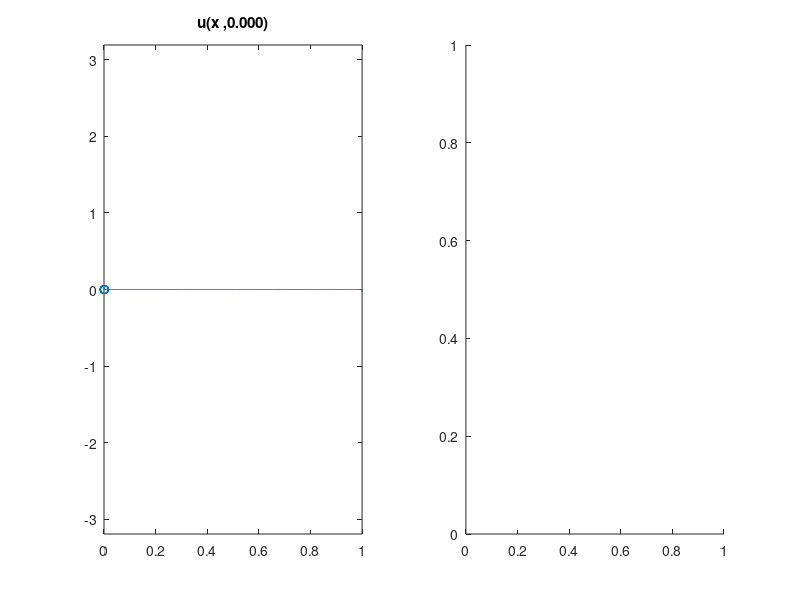

Source code (MATLAB): (Note: this script raises an error after producing the figure.)
%function Chafee_Infante(N1,T,nui,alphai,graph)
%Chafee-Infante eq. u_t - nu*u_xx = u - alpha*u^3
%basic constants defined by problem

%%%%%%%%%%%%%%%%%%%%%%%%%%%%%%%%%%%%%%%%%%%%%%%%%%%%%%%%%%%%%%%%%%%%%%%%%%%
%Solves Chafee-Infante equation using data assimilation on a uniform grid
%
%Meant to use loaded data from Data directory
%%%%%%%%%%%%%%%%%%%%%%%%%%%%%%%%%%%%%%%%%%%%%%%%%%%%%%%%%%%%%%%%%%%%%%%%%%%
% close all; clear all;
close all;
clear all;
global alpha nu x N;
%% Load Variables
% load('Data\2018.01.23.01.24.03.575.mat')
if( exist('T','var') == 0)
    alpha = .1;
    nu = .0001;
    dt = 0.01;
%     error = ;
    min_nodes = 10;
    L = 1;
    N = 2^12;
    mu = 50;
    seed = randi(10000);
    T = 100;
end

graph = true;
% graph = false;


%% Initialize other constants

dx = L/N;
x = linspace(0,L,N);
timesteps = ceil(T/dt);

%% Initial Conditions
% seed = randi(10000);
% fprintf('seed: %d\n', seed);
rng(seed);
a = (10^(0))*rand(1,N/4);
k = 1:1:N/4;
u_0 = zeros(1,N);
for i = 1:N/4
    u_0 = u_0 + (a(i)*sin(2*pi*k(i)*x));
end
u_0 = u_0/(norm(u_0)*sqrt(dx))*10^-3;


%% Plot Setup
%plot initial data and define plot
if(graph)
    figure
    subplot(1,2,1);
    h = plot(x,u_0);
    hold on;
%     h2 = plot(x,u_0);
    h2 = plot(x,zeros(1,N));
    y_amp = max([1.01/sqrt(alpha), 1e-2]);
    axis([0 L -y_amp y_amp]);
    set(h, 'XDataSource','x');
    set(h, 'YDataSource','u');
    set(h2, 'XDataSource','x');
    set(h2, 'YDataSource','v');
    title ( sprintf ('u(x ,%1.3f)',0 ));

%     drawnow;
    f = subplot(1,2,2);
end


% Convex Splitting Method
A = (nu/(dx^2))*gallery('tridiag',N-2,1,-2,1) + (1+2*alpha)*speye(N-2,N-2);
B = speye(N-2,N-2) - dt*A;

u = u_0';
t=0;
%% Sweeping Data Assimilation
global pass r vel
pass = 0;
r = 1;
% mu = 50;
nodes = min_nodes; %number of nodes
vel = nodes;
int_nodes = nodes;

i_nodes = 1:nodes;
x_nodes = x(i_nodes);

if(graph)
    subplot(1,2,1)
    h3 = scatter(x_nodes,zeros(1,length(x_nodes)));
    set(h3, 'XDataSource','x_nodes');
    set(h3, 'YDataSource','zeros(1,length(x_nodes))');
end
v = zeros(size(u));
%             error_DA(1) = norm(u_0);
ui = u(2:N-1);
vi = v(2:N-1);
%% Main Loop
% close all
% f = figure;
% line([N/4 N/4], [0 inf]);
% for k = 1:timesteps
%% Ramp up
offset = 0;
while(max(abs(u))<.9/sqrt(alpha)&&t<T)
    %solves pde
    offset = offset +1;
    t = t+dt;
    umv = u - v;
    %error_DA(k) = sqrt(dx)*norm(umv);
%     if(max(error_DA(k)>1e50))
%         return
%     end
%     Ih_umv = interp1(x_nodes,umv(i_nodes),x)';
%     Ih_umv(1) = []; Ih_umv(end) = [];

    ui = B\(ui.*(ones(N-2,1)+dt.*(alpha.*(-2-(ui.^2))))); %Convex Splitting Method
    
    u(2:N-1) = ui;
    
%% Graphing fft
if graph&&~ishghandle(f)&&~ishghandle(h)
    return
end
if (ishghandle(f)&&graph && mod(offset,100) == 0)
    subplot(1,2,1);
    refreshdata(h,'caller');
    refreshdata(h2,'caller');
    refreshdata(h3,'caller');
    refreshdata;
    title ( sprintf ('u(x ,%1.3f)',t ));
    %         drawnow;
    %
    subplot(1,2,2);
    u_hat = fft(u);
    loglog(abs(u_hat(1:N/2))/N);
    %         hold on;
    y1=get(gca,'ylim');
    line([N/4 N/4],[1e-20 1e10]);
    line([1e-0 N/4],[1e-15 1e-15]);
    axis([1,N/2,1e-20,1e5]);
    title ( sprintf ('Spectrum of u at time: %1.3f',t ));
    drawnow;
end
end
if t >= T
    close all;
    return
end
error_DA = zeros(1,timesteps-offset);

    %Error calculation
    %% Data Assimiliation
global vel r
vel = nodes;
for( k = 1:timesteps-offset)
    
        
    t = t+dt;
    umv = u - v;
    error_DA(k) = sqrt(dx)*norm(umv);
    if(max(error_DA(k)>1e50))
        return
    end
    [x_nodes, i_nodes] = updateNodes(i_nodes,v);
    Ih_umv = [zeros(1,i_nodes(1)-1),interp1(x_nodes,umv(i_nodes),x(i_nodes)),zeros(1,N-i_nodes(end))]';
%     Ih_umv = interp1(x_nodes,umv(i_nodes),x)';
    Ih_umv(1) = []; Ih_umv(end) = [];

    ui = B\(ui.*(ones(N-2,1)+dt.*(alpha.*(-2-(ui.^2))))); %Convex Splitting Method
    
    u(2:N-1) = ui;
    
    vi = B\(vi+dt*(alpha*(-2*vi-(vi.^3))+ mu*Ih_umv)); %Convex Splitting Method
    v(2:N-1) = vi;
    %     error_DA(k+1) = norm(u-v);
    
    
    %% Graphing
    %redraw plot
    if graph&&~ishghandle(f)&&~ishghandle(h)
        return
    end
%     if(max(u)> 0.9/sqrt(alpha)&&graph && mod(k,5) == 0
    if(graph && mod(k,20) == 0)
        subplot(1,2,1);
        refreshdata(h,'caller');
        refreshdata(h2,'caller');
        refreshdata(h3,'caller');
        refreshdata;
        title ( sprintf ('u(x ,%1.3f)',t ));
%         drawnow;
        %
        subplot(1,2,2);
        u_hat = fft(u);
        loglog(abs(u_hat(1:N/2))/N);
        %         hold on;
        y1=get(gca,'ylim');
        line([N/4 N/4],[1e-20 1e10]);
        line([1e-0 N/4],[1e-15 1e-15]);
        axis([1,N/2,1e-20,1e5]);
        title ( sprintf ('Spectrum of u at time: %1.3f',t ));
        drawnow;
    end
    
    
end
if(graph)
    figure
    semilogy(dt*(offset+1):dt:T, error_DA);
end

%% Save Data
%         date = datestr(now,'yyyy.mm.dd.HH.MM.SS.FFF');
%         save(['Data/' date '.mat'],'L','N','T','dt','alpha','nu','mu','seed','int_nodes','min_nodes','error');

function [x_nodes, i_nodes] = updateNodes(prev_nodes,v)
global x N r vel tol pass;
% if(min(abs(v)) < 1)
%     vel = 1;
% else
%     vel = 20;
% end
if(prev_nodes(end)+r*vel >= N-1)
    r = -1;
    pass = 1;
elseif(prev_nodes(1)+r*vel <=1)
    r = 1;
end
% n = min(find((abs(uv)==max(abs(uv)))));
i_nodes = mod((prev_nodes+r*vel),N);
x_nodes = x(i_nodes);
% x_nodes = [x(prev_nodes),x(n)];
% i_nodes = [prev_nodes,n];
%     x_nodes = unique([x(prev_nodes),x(n)]);
%     i_nodes = unique([prev_nodes,n]);
end


